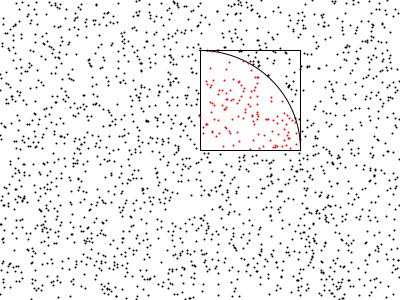
Frame 1 (no input)
Frame 60 (the mouse pressed at the canvas centre just before this capture): identical to frame 1, image omitted
Frame 120 (the mouse held since frame 60 and released just before this capture): identical to frame 1, image omitted

The Processing sketch that drew this single still picture (run headless with seeded random() and noise(); from frame 60 on, the mouse is pressed at the canvas centre):

// Processing sketch: processing_139622
// ── processing_139622.pde

void setup() {
  size(400, 300);
  background(255);
  noFill();
  points = new PVector[2000];
  for (int i = 0; i < points.length; i++) {
    points[i] = new PVector(random(width), random(height));
  }
}

PVector[] points;

void draw() {
  background(255);
  noFill();
  strokeWeight(1);
  stroke(0);
  rect(width/2+100, height/2-100, -100, 100);
  arc(width/2, height/2, 200, 200, radians(270), radians(360));
  strokeWeight(2);
  for (PVector p : points) {
    stroke(0);
    if (dist(p.x, p.y, width/2, height/2) < 100 && p.x > width/2 && p.y <= height/2) {
      stroke(#ff0000);
    }
    point(p.x, p.y);
  }
}

void keyPressed() {
  for (int i = 0; i < points.length; i++) {
    points[i] = new PVector(random(width), random(height));
  }
}
